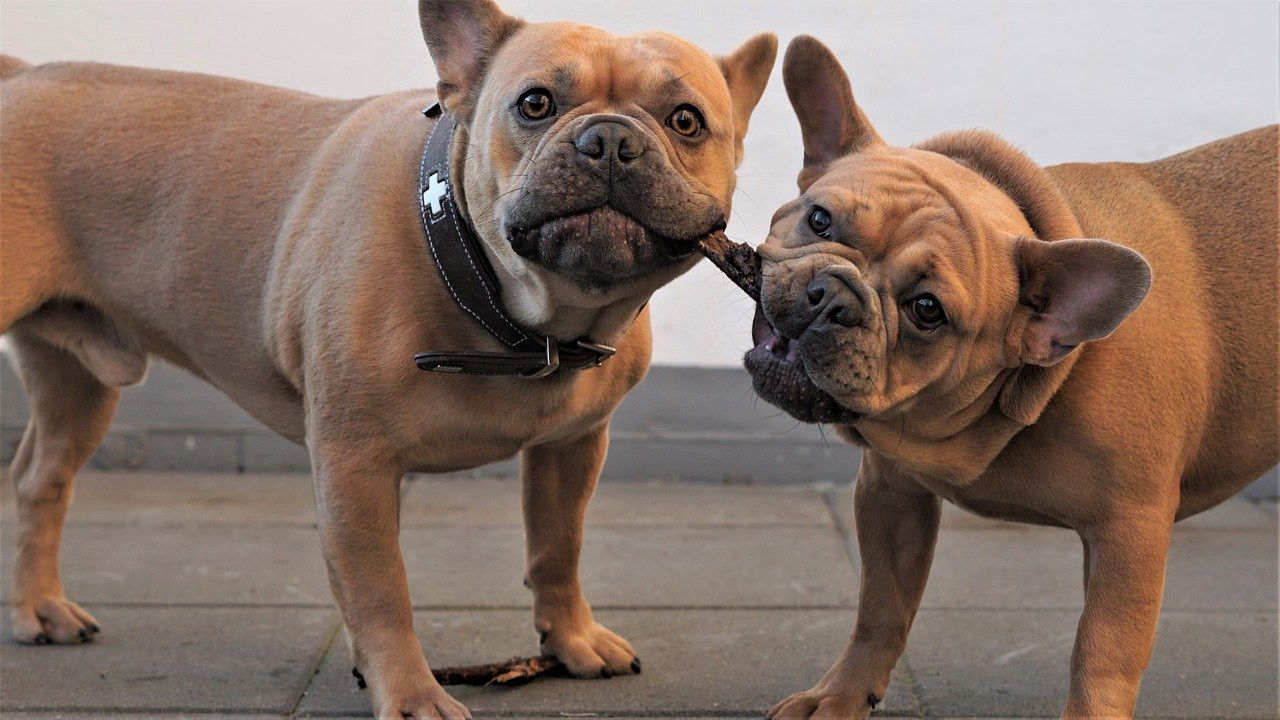
#> input picture dogs.jpeg, 1280 x 720 px; its folder holds only this picture in this run
$ python -i augmenter.py   (imports and definitions only)
#> lines starting #> are read from the running program, lines starting #| are printed output that depends on the picture
import matplotlib.pyplot as plt
from skimage.util.noise import random_noise
import operator
from scipy.ndimage.morphology import distance_transform_edt as dt
import skimage.draw as draw
import numpy as np
import cv2
import Constant

def add_sharpness(image):
    kernel = np.array([[0, -1, 0], [-1, 5,-1], [0, -1, 0]])
    return cv2.filter2D(image, -1, kernel)

def blur(image):
    return cv2.blur(image,(5,5))

def sharp_blur(image):
    return blur(image) if np.random.random()>0.5 else add_sharpness(image)

# [4 lines left out: function saturation, not called in this run]

def contrast(img):
    factor = max(0.2, np.random.random()*2.)
    return np.clip(128 + factor * img - factor * 128, 0, 255).astype(np.uint8)

# [28 lines left out: functions cropND, regular_augmenter, not called in this run]


def get_mask(img, minmax=(120, 160)):
    mask = np.zeros_like(img[..., 0])
    x, y = mask.shape
    min_dim = min(x, y)
    if np.random.random() > 0.5: # Circle-shaped masks
        random_r = np.random.randint(int(min_dim / 5), int(min_dim / 2))
        random_r = int(random_r / 2)
        random_x = np.random.randint(random_r, x - random_r)
        random_y = np.random.randint(random_r, y - random_r)
        rr, cc = draw.circle_perimeter_aa(random_x, random_y, random_r)
    else: # Ellipse-shaped masks
        random_r = np.random.randint(int(min_dim / 5), int(min_dim / 1.5))
        random_r = int(random_r / 2)
        random_x = np.random.randint(random_r, x - random_r)
        random_y = np.random.randint(random_r, y - random_r)
        rr, cc = draw.ellipse(random_x, random_y, random_r, random_r*np.random.uniform(low=0.3, high=0.8, size=1)[0],
                                shape=(x,y),rotation=np.random.random()*np.pi*2-np.pi)
    mask[rr, cc] = 1
    mask = dt(mask)
    rv = np.random.randint(minmax[0], minmax[1])
    mask = mask / np.max(mask) * rv
    return mask, rv


def illumination_augmenter(img, global_mask=(40, 80), local_mask=(120, 160)):
    img = np.squeeze(img)

    if np.random.random()<0.33: img=saturation(img)
    elif np.random.random()<0.66: img=sharp_blur(img)
    else:
        img=contrast(img)
        local_mask=(80,120)
        global_mask=(30,60)

    # Only local changes
    if any(x > 0 for x in local_mask):
        mask, ch = get_mask(img, local_mask)
        mask = np.stack((mask,) * 3, axis=-1)
        sign = '-'
        if np.random.random() > 0.5:
            sign = '+'
            img = img + mask
        else:
            img = img - mask

        # Local and global changes
        if any(x > 0 for x in global_mask):
            if np.random.random() > 0.5:
                sign += '+'
            else:
                sign += '-'
            if sign == '--' or sign == '++':
                global_max = global_mask[1]
                global_min = global_mask[0]
            else:
                global_max = global_mask[1] + ch
                global_min = global_mask[0] + ch

            if sign[1] == '+':
                img = img + np.ones_like(img) * np.random.randint(global_min, global_max)
            elif sign[1] == '-':
                img = img + np.ones_like(img) * np.random.randint(global_min, global_max) * -1

    # Only global changes
    elif any(x > 0 for x in global_mask):
        global_min, global_max = global_mask
        sign = [-1, 1]
        img = img + np.ones_like(img) * np.random.randint(global_min, global_max) * sign[np.random.randint(0, 2)]
    img[img > 255] = 255
    img[img < 0] = 0
    return img[np.newaxis, ...]

class Augmenter:
    # [15 lines left out: functions __init__, augment_image, not called in this run]

# [6 lines of commented-out code are left out]

>>> import cv2
>>> picture = cv2.imread('../dogs.jpeg', cv2.IMREAD_GRAYSCALE)
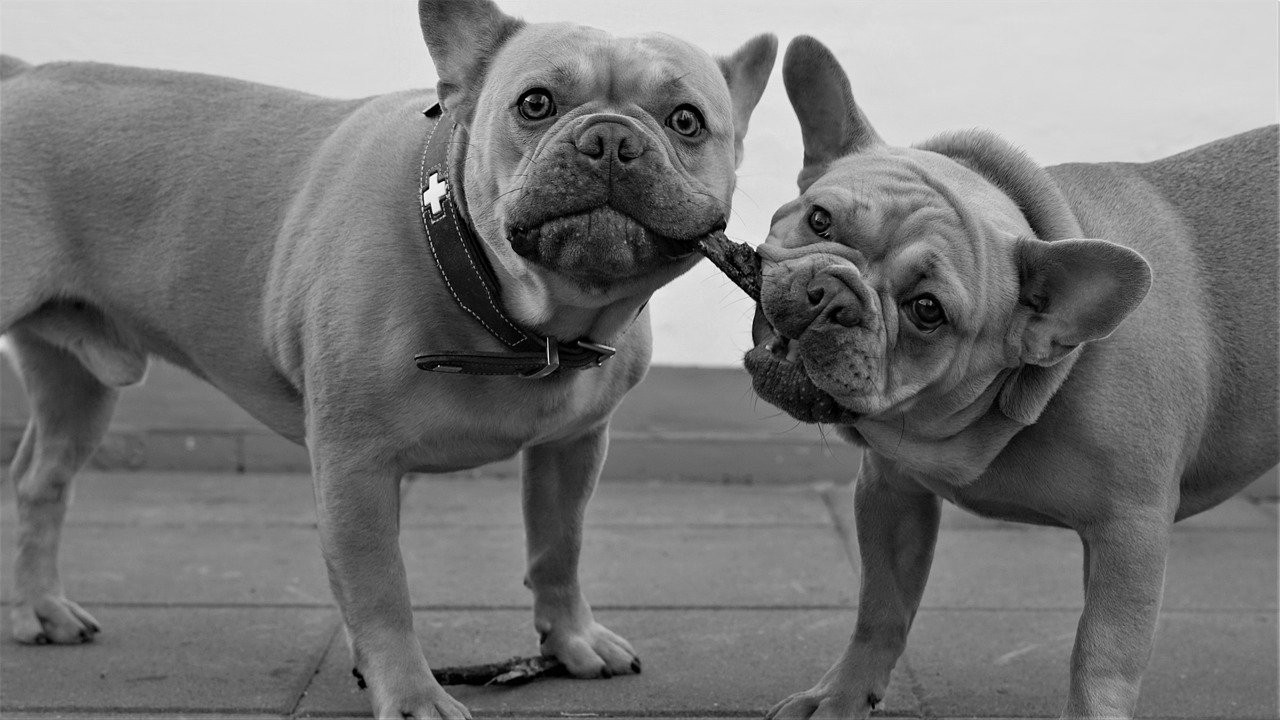
#> picture: shape (720, 1280); min 0, max 254, mean 117.8
>>> result = illumination_augmenter(picture)
#> (the run stopped early here; a loop or call above may not have finished)

$ run again, on s4.jpg
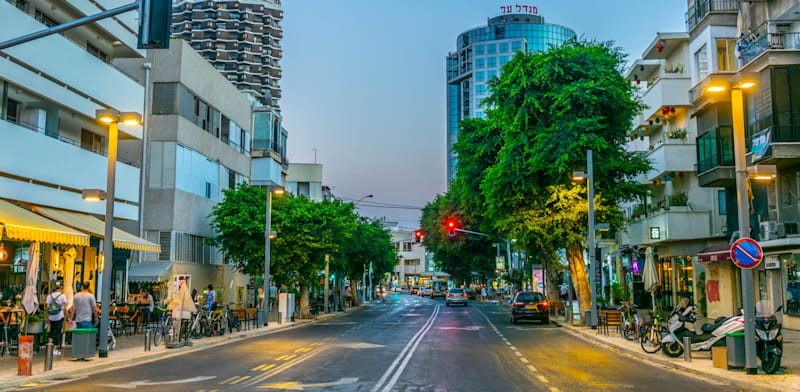
#> input picture s4.jpg, 800 x 392 px
#> `picture = cv2.imread('../dogs.jpeg', cv2.IMREAD_GRAYSCALE)`:
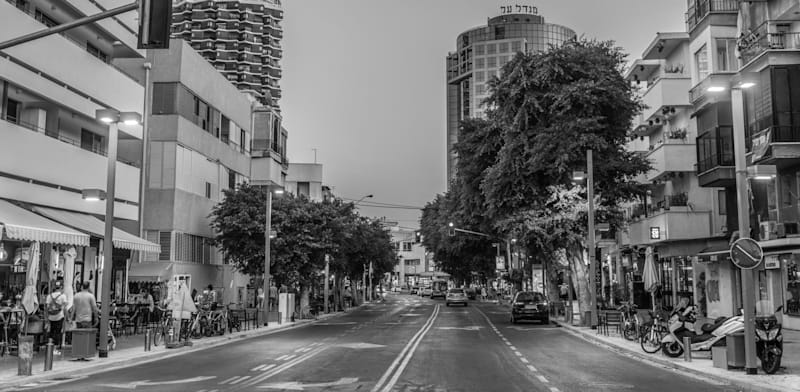
#> picture: shape (392, 800); min 0, max 255, mean 109.9

$ run again, on sss.jpg
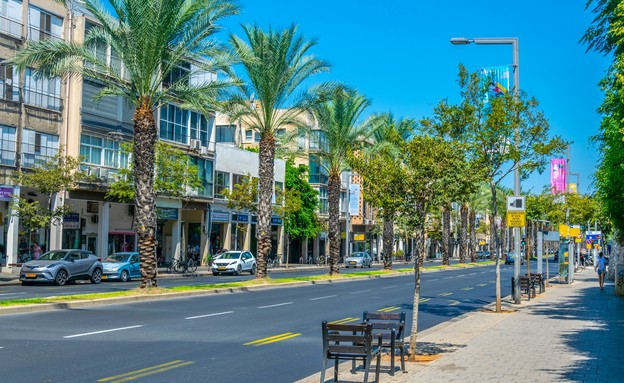
#> input picture sss.jpg, 624 x 383 px
#> `picture = cv2.imread('../dogs.jpeg', cv2.IMREAD_GRAYSCALE)`:
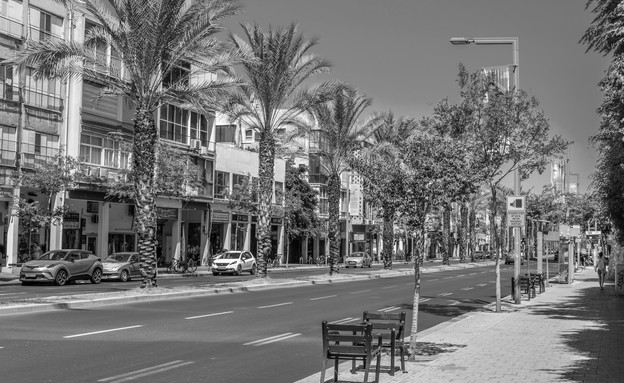
#> picture: shape (383, 624); min 0, max 255, mean 117
